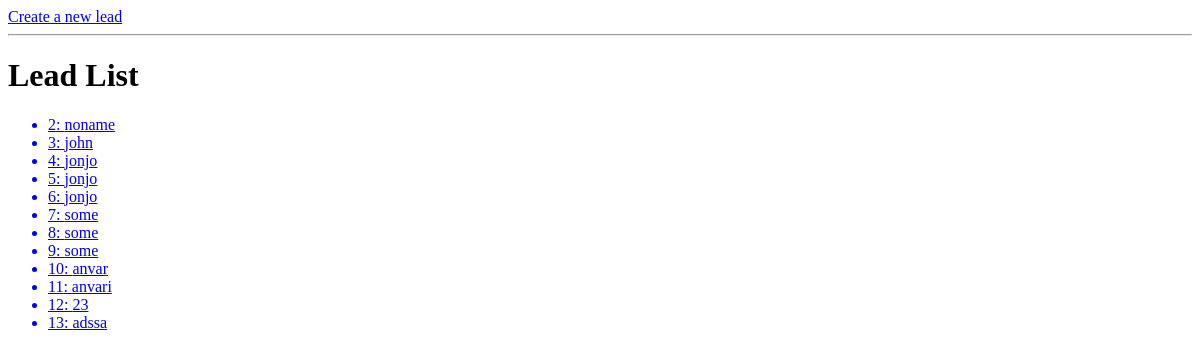
Page /leads/ on the earlier database version.
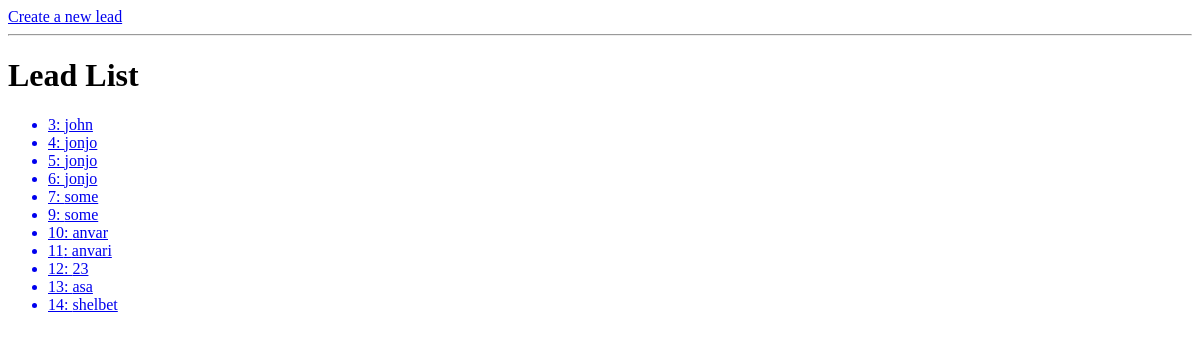
Same page on the later database version.
### leads/models.py (models this page shows, shortened)
class Lead(models.Model):
    first_name = models.CharField(max_length=20)
    last_name = models.CharField(max_length=20)
    age = models.IntegerField(default=0)
    agent = models.ForeignKey("Agent", null=True, blank=True, on_delete=models.SET_NULL)

### leads/views.py (the view)
# urls.py: path("", lead_list, name="lead-list"),
def lead_list(request):
    leads = Lead.objects.all()
    context = {
        "leads": leads
    }
    return render(request, "leads/lead_list.html", context=context)

### leads/templates/leads/lead_list.html
{% block content %}
    <a href="{% url 'leads:lead-create' %}">Create a new lead</a>
    <hr/>
    <h1>Lead List</h1>
    <ul>
        {% for lead in leads %}
            <a href="{% url 'leads:lead-detail' lead.pk %}"><li>{{ lead.id }}: {{ lead.first_name }}</li></a>
        {% empty %}
            <li>No leads available.</li>
        {% endfor %}
    </ul>
{% endblock content %}

Differences in the rows shown:
removed Lead: id "2", first_name "noname"
removed Lead: id "8", first_name "some"
changed Lead id 13: first_name "adssa" → "asa"
added Lead: id "14", first_name "shelbet"
